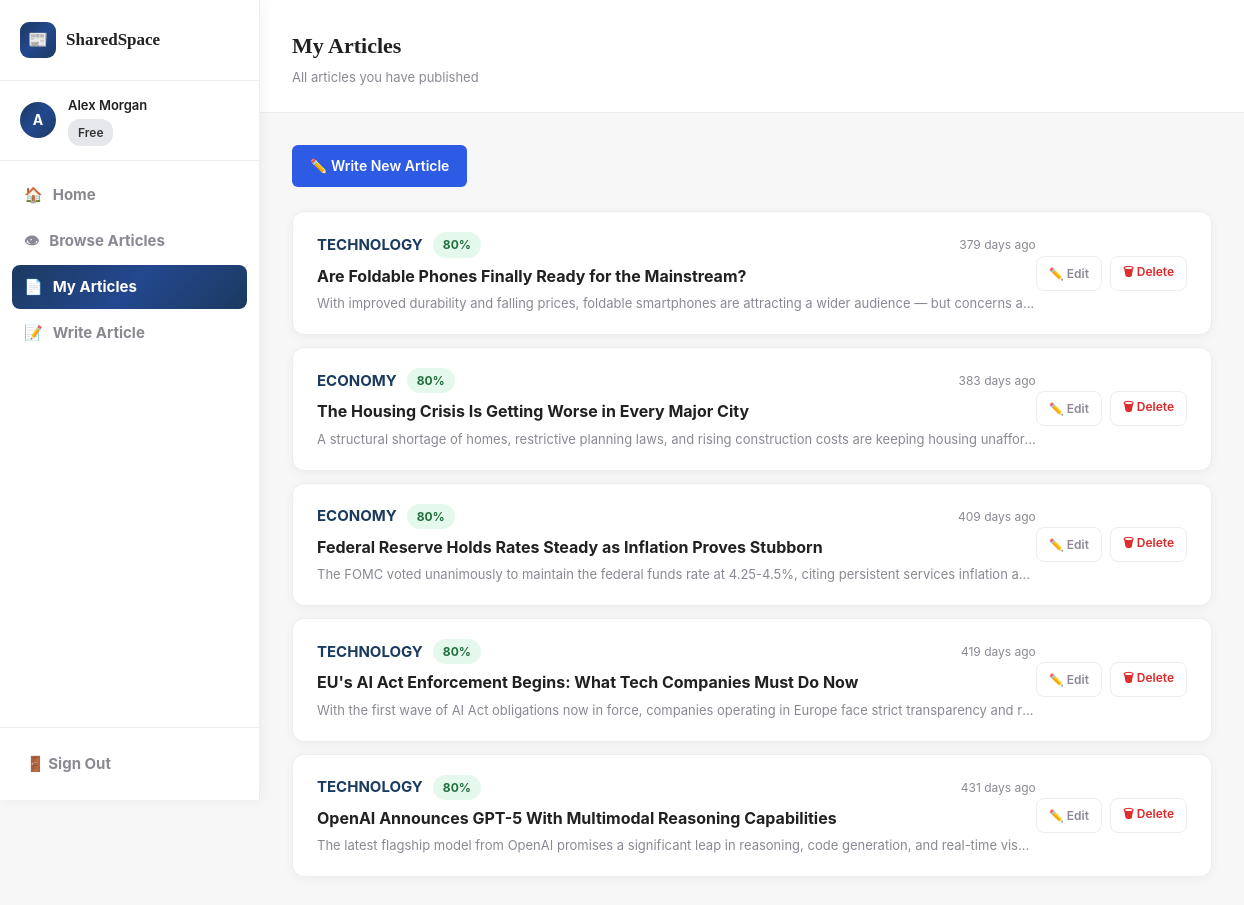
The page /pages/my-articles.php (signed in) on the database its author committed.
### tables this page shows
CREATE TABLE `users` (
  `id` int NOT NULL,
  `email` varchar(255) NOT NULL,
  `password` varchar(255) NOT NULL,
  `full_name` varchar(255) DEFAULT NULL,
  `bio` text,
  `avatar_url` text,
  `role` enum('free','premium','category_admin','system_admin','ai_trainer') NOT NULL DEFAULT 'free',
  `is_premium` tinyint(1) NOT NULL DEFAULT '0',
  `is_suspended` tinyint(1) NOT NULL DEFAULT '0',
  `created_at` datetime NOT NULL DEFAULT CURRENT_TIMESTAMP,
  `updated_at` datetime NOT NULL DEFAULT CURRENT_TIMESTAMP ON UPDATE CURRENT_TIMESTAMP,
  `email_verified` tinyint(1) DEFAULT '0',
  `verification_token` varchar(255) DEFAULT NULL,
  `last_verification_email` datetime DEFAULT NULL,
  `reset_token` varchar(255) DEFAULT NULL,
  `reset_expires` datetime DEFAULT NULL,
  `age_group` varchar(20) DEFAULT NULL,
  `gender` enum('male','female') DEFAULT NULL,
  `onboarding_completed` tinyint(1) DEFAULT '0'
);

CREATE TABLE `articles` (
  `id` int NOT NULL,
  `title` varchar(500) NOT NULL,
  `excerpt` text NOT NULL,
  `content` longtext NOT NULL,
  `author_id` int NOT NULL,
  `category_id` int NOT NULL,
  `trust_score` tinyint NOT NULL DEFAULT '80',
  `has_media` tinyint(1) NOT NULL DEFAULT '0',
  `image_path` varchar(255) DEFAULT NULL,
  `is_premium_only` tinyint(1) NOT NULL DEFAULT '0',
  `published_at` datetime NOT NULL DEFAULT CURRENT_TIMESTAMP,
  `created_at` datetime NOT NULL DEFAULT CURRENT_TIMESTAMP,
  `updated_at` datetime NOT NULL DEFAULT CURRENT_TIMESTAMP ON UPDATE CURRENT_TIMESTAMP
);

CREATE TABLE `categories` (
  `id` int NOT NULL,
  `name` varchar(100) NOT NULL,
  `description` text,
  `admin_user_id` int DEFAULT NULL,
  `created_at` datetime NOT NULL DEFAULT CURRENT_TIMESTAMP
);

### includes/entities/User.php (called while the page is built, shortened)
<?php
class User {
    public string $fullName;
    public function __construct(array $row) {
        $this->id          = (int)$row['id'];
        $this->fullName    = $row['full_name'] ?? '';
        $this->role        = $row['role']       ?? 'free';
    }
    public function initial(): string {
        return strtoupper(mb_substr($this->fullName, 0, 1)) ?: '?';
    }
}

### includes/db.php (called while the page is built, shortened)
<?php
class DB {
    private static ?PDO $pdo = null;
    public static function get(): PDO {
        if (self::$pdo === null) {
            $dsn = sprintf('mysql:host=%s;port=%s;dbname=%s;charset=utf8mb4',
                DB_HOST, DB_PORT, DB_NAME);
            self::$pdo = new PDO($dsn, DB_USER, DB_PASS, [
                PDO::ATTR_ERRMODE            => PDO::ERRMODE_EXCEPTION,
                PDO::ATTR_DEFAULT_FETCH_MODE => PDO::FETCH_ASSOC,
                PDO::ATTR_EMULATE_PREPARES   => false,
            ]);
        }
        return self::$pdo;
    }
    public static function query(string $sql, array $params = []): array {
        $stmt = self::get()->prepare($sql);
        $stmt->execute($params);
        return $stmt->fetchAll();
    }
    public static function first(string $sql, array $params = []): ?array {
        $rows = self::query($sql, $params);
        return $rows[0] ?? null;
    }
}

### includes/controllers/AuthController.php (called while the page is built, shortened)
<?php
require_once __DIR__ . '/../entities/User.php';
class AuthController {
    public function currentUser(): ?User {
        static $cache = [];
        $id = $_SESSION['user_id'];
        if (!isset($cache[$id])) {
            $row        = DB::first('SELECT * FROM users WHERE id = ?', [$id]);
            $cache[$id] = $row ? new User($row) : null;
        }
        return $cache[$id];
    }
    public function requireAuth(): void {
        $user = $this->currentUser();
    }
}

### includes/controllers/ArticleController.php (called while the page is built, shortened)
<?php
require_once __DIR__ . '/../entities/Article.php';
class ArticleController {
    public function getByAuthor(int $authorId): array {
        $rows = DB::query(
            'SELECT a.*, u.full_name AS author_name, c.name AS category_name,
             COUNT(v.id) AS view_count
             FROM articles a
             JOIN users u ON u.id = a.author_id
             JOIN categories c ON c.id = a.category_id
             LEFT JOIN article_views v ON v.article_id = a.id
             WHERE a.author_id = ?
             GROUP BY a.id
             ORDER BY a.published_at DESC',
            [$authorId]
        );
        return array_map(fn($r) => new Article($r), $rows);
    }
 }

### includes/entities/Article.php (called while the page is built, shortened)
<?php
class Article {
    public function __construct(array $row) {
        $this->id            = (int)$row['id'];
        $this->title         = $row['title'];
        $this->excerpt       = $row['excerpt'];
        $this->categoryName  = $row['category_name'] ?? '';
        $this->trustScore    = (int)$row['trust_score'];
        $this->publishedAt   = $row['published_at'] ?? '';
    }
}

### pages/my-articles.php (the view, shortened to what this page needs)
<?php
require_once __DIR__ . '/../includes/layout.php';
require_once __DIR__ . '/../includes/controllers/AuthController.php';
require_once __DIR__ . '/../includes/controllers/ArticleController.php';
$auth        = new AuthController();
$articleCtrl = new ArticleController();
$auth->requireAuth();
$user = $auth->currentUser();
$articles = $articleCtrl->getByAuthor($user->id);
page_head('My Articles');
?>
<div class="dashboard-layout">
<?php sidebar($user); ?>
<main>
<?php dash_header('My Articles', 'All articles you have published'); ?>
<div class="page-content">
    <div class="flex gap-2 mb-6">
        <a href="/pages/write.php" class="btn btn-primary">✏️ Write New Article</a>
    </div>
    <?php if (empty($articles)): ?>
        <div class="card" style="text-align:center;padding:48px 32px">
            <div style="font-size:48px;margin-bottom:16px">📝</div>
            <h3 style="font-size:18px;font-weight:700;margin-bottom:8px">No articles yet</h3>
            <p class="text-muted" style="margin-bottom:24px">You haven't published anything yet. Write your first article!</p>
            <a href="/pages/write.php" class="btn btn-primary">Write Article</a>
        </div>
    <?php else: ?>
        <div style="display:flex;flex-direction:column;gap:12px">
        <?php foreach ($articles as $article): ?>
            <div class="card" style="padding:20px 24px">
                <div class="flex items-center gap-4">
                    <div style="flex:1;min-width:0">
                        <div style="display:flex;align-items:center;gap:10px;margin-bottom:6px">
                            <span class="category-tag"><?= htmlspecialchars($article->categoryName) ?></span>
                            <?= trust_badge($article->trustScore) ?>
                            <span class="text-muted" style="font-size:12px;margin-left:auto"><?= relative_time($article->publishedAt) ?></span>
                        </div>
                        <h3 style="font-size:16px;font-weight:700;margin-bottom:4px;white-space:nowrap;overflow:hidden;text-overflow:ellipsis">
                            <a href="/pages/article.php?id=<?= $article->id ?>" style="color:inherit;text-decoration:none">
                                <?= htmlspecialchars($article->title) ?>
                            </a>
                        </h3>
                        <p class="text-muted" style="font-size:13px;white-space:nowrap;overflow:hidden;text-overflow:ellipsis">
                            <?= htmlspecialchars(mb_substr($article->excerpt, 0, 120)) ?>
                        </p>
                    </div>
                    <div class="flex gap-2" style="flex-shrink:0">
                        <a href="/pages/write.php?id=<?= $article->id ?>"
                           class="btn btn-ghost btn-sm">✏️ Edit</a>
                        <form method="POST" style="margin:0">
                            <button type="submit" class="btn btn-ghost btn-sm"
                                style="color:var(--danger, #e53e3e)"
                                onclick="return confirm('Delete \'<?= htmlspecialchars(addslashes($article->title)) ?>\'? This cannot be undone.')">
                                🗑 Delete
                            </button>
                        </form>
                    </div>
                </div>
            </div>
        <?php endforeach; ?>
        </div>
    <?php endif; ?>
</div>
</main>
</div>
<?php page_foot(); ?>

### includes/layout.php (shortened to what this page needs)
<?php
require_once __DIR__ . '/controllers/AuthController.php';
require_once __DIR__ . '/controllers/ArticleController.php';
function page_head(string $title): void { ?>
<!DOCTYPE html>
<html lang="en">
<head>
<link rel="stylesheet" href="/public/css/app.css" />
</head>
<body>
<?php }
function page_foot(): void { ?>
</body>
</html>
<?php }
function sidebar(User $user): void {
    $path  = parse_url($_SERVER['REQUEST_URI'], PHP_URL_PATH);
    $links = [
        ['href' => '/dashboard.php',         'icon' => '🏠', 'label' => 'Home'],
        ['href' => '/pages/browse.php',      'icon' => '👁', 'label' => 'Browse Articles'],
        ['href' => '/pages/my-articles.php', 'icon' => '📄', 'label' => 'My Articles'],
        ['href' => '/pages/write.php',       'icon' => '📝', 'label' => 'Write Article'],
    ];
    ?>
<aside class="sidebar">
    <div class="sidebar-logo">
        <a href="/dashboard.php" class="logo-link">
            <div class="logo-icon">📰</div>
            <span class="logo-text">SharedSpace</span>
        </a>
    </div>
    <div class="sidebar-user">
        <div class="user-avatar"><?= htmlspecialchars($user->initial()) ?></div>
        <div class="user-info">
            <p class="user-name"><?= htmlspecialchars($user->fullName) ?></p>
             <?php if ($user->role === 'premium'): ?>
                <span class="role-badge premium">Premium</span>
            <?php else: ?>
            <span class="role-badge free">Free</span>
             <?php endif; ?>
        </div>
    </div>
    <nav class="sidebar-nav">
        <ul>
        <?php foreach ($links as $link): ?>
            <li>
                <a href="<?= $link['href'] ?>"
                   class="nav-link <?= $path === $link['href'] ? 'active' : '' ?>">
                    <span><?= $link['icon'] ?></span>
                    <?= htmlspecialchars($link['label']) ?>
                </a>
            </li>
        <?php endforeach; ?>
        </ul>
    </nav>
    <div class="sidebar-footer">
        <a href="/logout.php" class="nav-link logout">🚪 Sign Out</a>
    </div>
</aside>
<?php }
function dash_header(string $title, string $subtitle = ''): void { ?>
<header class="dash-header">
    <div>
        <h1 class="dash-title"><?= htmlspecialchars($title) ?></h1>
        <?php if ($subtitle): ?>
        <p class="dash-subtitle"><?= htmlspecialchars($subtitle) ?></p>
        <?php endif; ?>
    </div>
</header>
<?php }
    if ($err): ?><div class="alert alert-error"><?= htmlspecialchars($err) ?></div><?php endif;
    if ($ok):  ?><div class="alert alert-success"><?= htmlspecialchars($ok) ?></div><?php endif;
function trust_badge(int $score): string {
    $cls = $score >= 80 ? 'high' : ($score >= 60 ? 'mid' : 'low');
    return "<span class=\"trust-badge trust-{$cls}\">{$score}%</span>";
}
function relative_time(string $dateStr): string {
    $diff  = time() - strtotime($dateStr);
    $hours = (int)($diff / 3600);
    $days = (int)($hours / 24);
    return $days . ' day' . ($days > 1 ? 's' : '') . ' ago';
}
?>

### rows shown on the page
users: full_name "A", full_name "Alex Morgan"
articles: category.name "TECHNOLOGY", trust_score "80", published_at "379 days ago", title "Are Foldable Phones Finally Ready for the Mainstream?", excerpt "With improved durability and falling prices, foldable smartphones are attracting a wider audience — but concerns a…"
articles: category.name "ECONOMY", trust_score "80", published_at "383 days ago", title "The Housing Crisis Is Getting Worse in Every Major City", excerpt "A structural shortage of homes, restrictive planning laws, and rising construction costs are keeping housing unaffor…"
articles: category.name "ECONOMY", trust_score "80", published_at "409 days ago", title "Federal Reserve Holds Rates Steady as Inflation Proves Stubborn", excerpt "The FOMC voted unanimously to maintain the federal funds rate at 4.25-4.5%, citing persistent services inflation a…"
articles: category.name "TECHNOLOGY", trust_score "80", published_at "419 days ago", title "EU's AI Act Enforcement Begins: What Tech Companies Must Do Now", excerpt "With the first wave of AI Act obligations now in force, companies operating in Europe face strict transparency and r…"
articles: category.name "TECHNOLOGY", trust_score "80", published_at "431 days ago", title "OpenAI Announces GPT-5 With Multimodal Reasoning Capabilities", excerpt "The latest flagship model from OpenAI promises a significant leap in reasoning, code generation, and real-time vis…"

### other values the page prints
$link['icon'] "🏠"
$link['label'] "Home"
$link['icon'] "👁"
$link['label'] "Browse Articles"
$link['icon'] "📄"
$link['label'] "My Articles"
$link['icon'] "📝"
$link['label'] "Write Article"
$title "My Articles"
$subtitle "All articles you have published"
